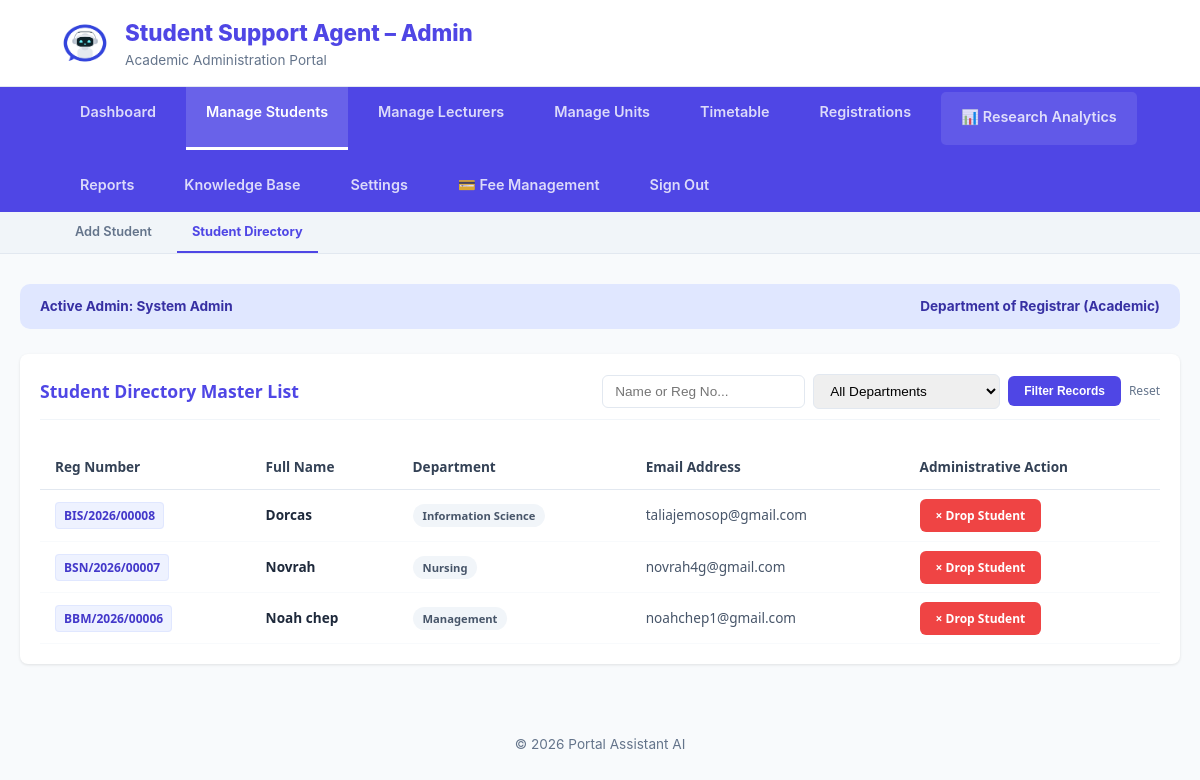
Before: /Admin/Admin-index.php?section=students (signed in) with the older database file.
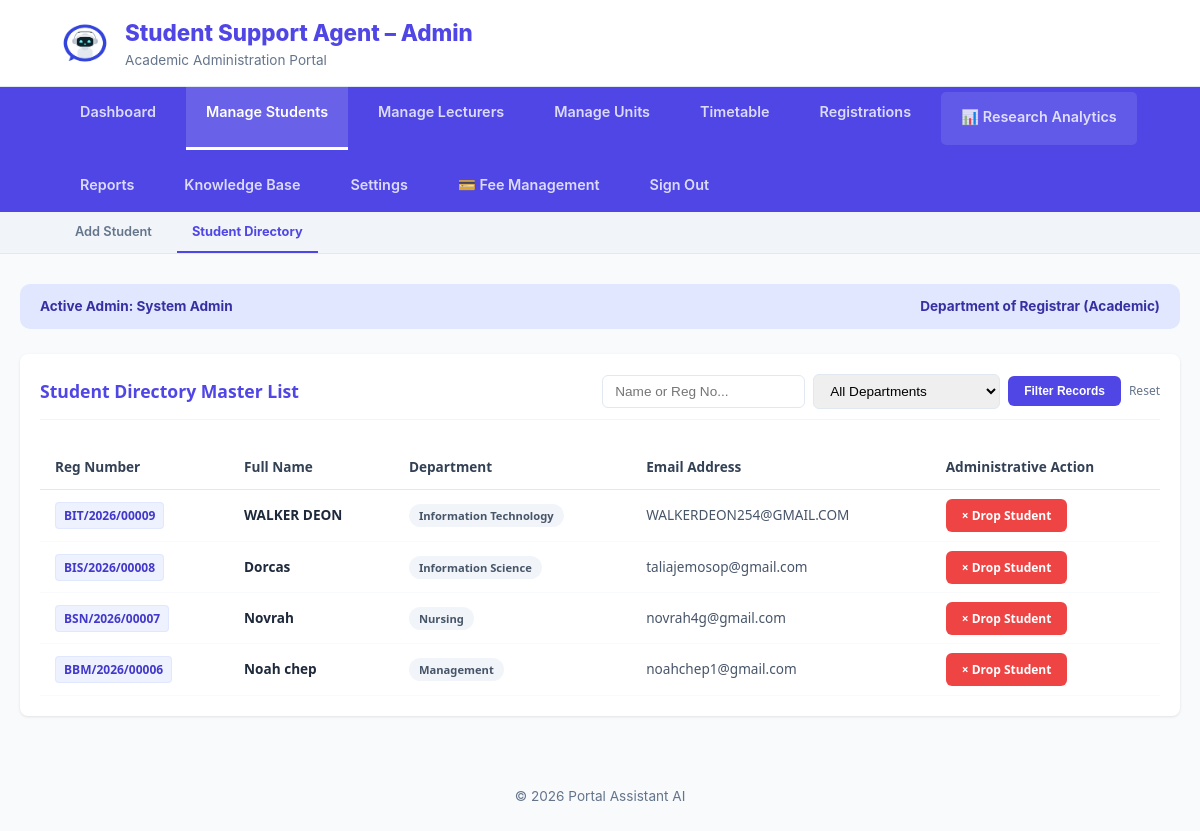
After: the same page with the newer database file.
### tables this page shows
CREATE TABLE `users` (
  `id` int(11) NOT NULL,
  `full_name` varchar(100) NOT NULL,
  `reg_number` varchar(50) NOT NULL,
  `email` varchar(100) NOT NULL,
  `password` varchar(255) NOT NULL,
  `password_changed` tinyint(1) NOT NULL DEFAULT 0,
  `role` enum('student','admin','lecturer') NOT NULL DEFAULT 'student',
  `department` varchar(100) NOT NULL,
  `phone` varchar(20) DEFAULT NULL,
  `created_at` timestamp NOT NULL DEFAULT current_timestamp(),
  `survey_done` tinyint(1) DEFAULT 0,
  `reset_token` varchar(255) DEFAULT NULL,
  `reset_expires` datetime DEFAULT NULL
);

### Admin/view_students.php (the view, shortened to what this page needs)
<?php
include_once('db_connect.php');
$search = $_GET['search'] ?? '';
$query = "SELECT * FROM users WHERE role='student'";
$query .= " ORDER BY id DESC";
$result = mysqli_query($conn, $query);
$current_view_count = ($result) ? mysqli_num_rows($result) : 0;
?>
<div class="master-plan-container">
    <div class="plan-header">
        <h2>Student Directory Master List</h2>
        <form class="search-box" method="GET" action="Admin-index.php">
            <input type="text" name="search" placeholder="Name or Reg No..." value="<?php echo htmlspecialchars($search); ?>">
            <select name="dept">
                <option value="all">All Departments</option>
            </select>
            <button type="submit" class="btn-action btn-search">Filter Records</button>
            <a href="Admin-index.php?section=students" style="font-size: 0.75rem; color: #64748b; text-decoration: none;">Reset</a>
        </form>
    </div>
    <table class="workload-table">
        <thead>
            <tr>
                <th>Reg Number</th>
                <th>Full Name</th>
                <th>Department</th>
                <th>Email Address</th>
                <th>Administrative Action</th>
            </tr>
        </thead>
        <tbody>
            <?php if($current_view_count > 0): ?>
                <?php while($row = mysqli_fetch_assoc($result)): ?>
                <tr>
                    <td><span class="reg-badge"><?php echo htmlspecialchars($row['reg_number']); ?></span></td>
                    <td style="font-weight: 600; color: #1e293b;"><?php echo htmlspecialchars($row['full_name']); ?></td>
                    <td><span class="dept-tag"><?php echo htmlspecialchars($row['department']); ?></span></td>
                    <td><?php echo htmlspecialchars($row['email']); ?></td>
                    <td>
                        <a href="Admin-index.php?section=students&drop_id=<?php echo $row['id']; ?>"
                           class="btn-action btn-drop"
                           onclick="return confirm('WARNING: Are you sure you want to drop this student? All their registrations and survey data will be permanently deleted.');">
                            × Drop Student
                        </a>
                    </td>
                </tr>
                <?php endwhile; ?>
            <?php endif; ?>
        </tbody>
    </table>
</div>

Changed rows visible on the page:
added users: reg_number "BIT/2026/00009", full_name "WALKER DEON", department "Information Technology", email "WALKERDEON254@GMAIL.COM"
